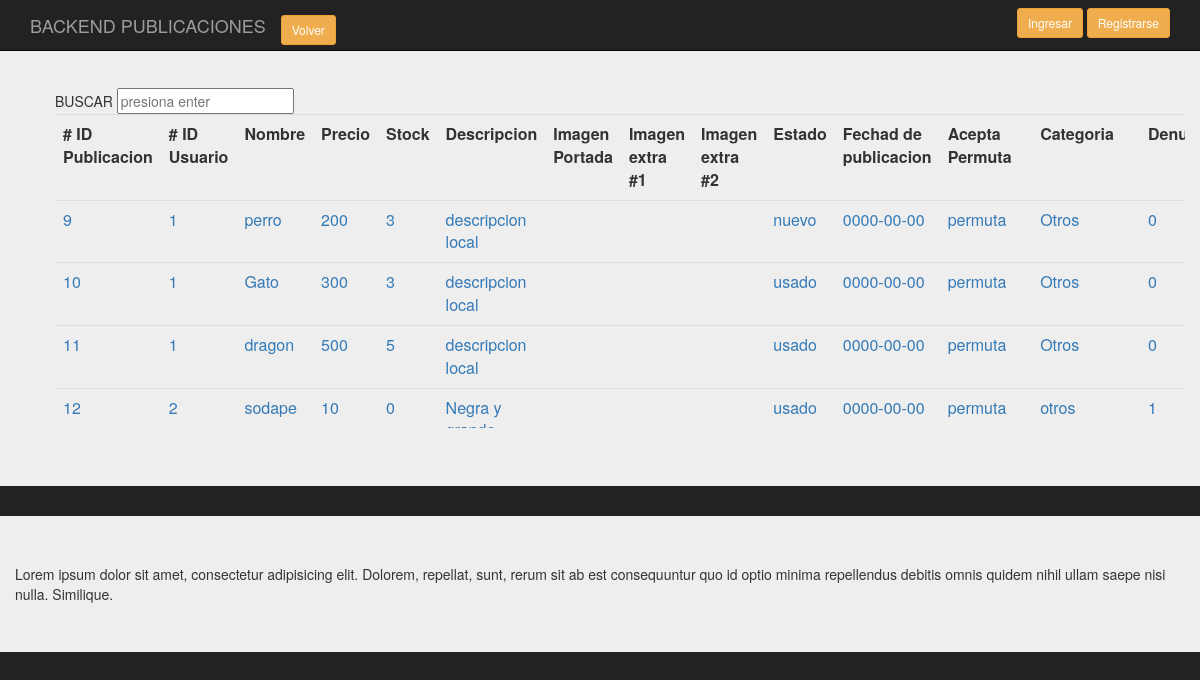
The app's page /backend/Presentacion/BackPublicacion.php, older data.
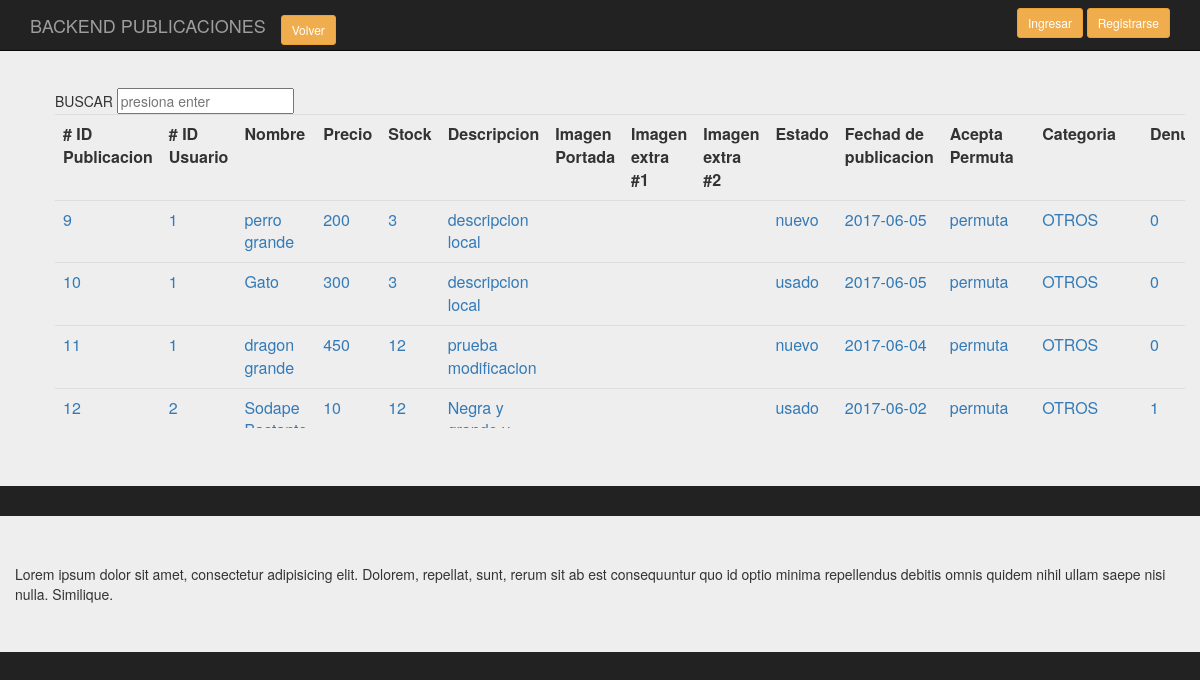
The same page, newer data.
### tables this page shows
CREATE TABLE `publicacion` (
  `id_pub` int(11) NOT NULL,
  `id_usup` int(11) NOT NULL,
  `nom_pub` varchar(40) DEFAULT NULL,
  `precio_pub` int(11) DEFAULT NULL,
  `stock_pub` int(11) DEFAULT NULL,
  `descripcion_pub` varchar(400) DEFAULT NULL,
  `img01_pub` varchar(20) DEFAULT NULL,
  `img02_pub` varchar(20) NOT NULL,
  `img03_pub` varchar(20) NOT NULL,
  `nuevo_pub` varchar(20) DEFAULT NULL,
  `fecha_pub` date DEFAULT NULL,
  `acepta_permuta_pub` varchar(20) DEFAULT NULL,
  `categoria_pub` varchar(20) DEFAULT NULL,
  `denuncia_pub` tinyint(1) DEFAULT NULL,
  `activa` varchar(20) NOT NULL
);

### backend/clases/Publicacion.class.php (called while the page is built, shortened)
<?php
require_once('../persistencia/PersistenciaPublicacion.class.php');
class Publicacion
{
    public function consultaTodos($conex)
    {
      $pu=new PersistenciaPublicacion;
      $datos= $pu->consTodos($conex);
      return $datos;
    }
}
?>

### backend/persistencia/PersistenciaPublicacion.class.php (called while the page is built, shortened)
<?php
class PersistenciaPublicacion
{
   public function consTodos( $conex)
   {
        $sql = "select * from publicacion";
        $result = $conex->prepare($sql);
		$result->execute();
		$resultados=$result->fetchAll();
       return $resultados;
    }
 }
?>

### backend/Presentacion/BackPublicacion.php (the view, shortened to what this page needs)
<?php
require_once('../clases/Publicacion.class.php');
?>
<!doctype html>
<html lang="en">
<head>
<link rel="stylesheet" href="https://maxcdn.bootstrapcdn.com/bootstrap/3.3.7/css/bootstrap.min.css">
<link rel="stylesheet" href="../css/estilos.css">
	</head>
<body>
		<div class="container">
			<nav class="navbar navbar-inverse navbar-fixed-top">
				  <div class="container">
					<div class="navbar-header">
					  <a class="navbar-brand" href="#">BACKEND PUBLICACIONES</a>
					  <div class="navbar-brand">
						<a href="index.php" class="btn btn-warning btn-sm">Volver</a>
					  </div>
					</div>
					<div id="navbar" class="navbar-collapse collapse">
					  <form class="navbar-form navbar-right">
						<a href="singin.php" class="btn btn-warning btn-sm">Ingresar</a>
						<a href="Login.php" class="btn btn-warning btn-sm">Registrarse</a>
					  </form>
					</div>
				  </div>
			</nav>
		</div>
		<div class="jumbotron">
			<div class="container-fluid">
				<section class="main row">
					<div class="col-md-12">
					<ol class="pre-scrollable">
										<table class="table">
																<form class="forma-busqueda cf" action="/search.php" method="post">
																	<input name="keywords" id="search_box" type="text" placeholder="presiona enter" >
																</form>
													<tr>
														<th># ID Publicacion</th>
														<th># ID Usuario</th>
														<th>Nombre</th>
														<th>Precio</th>
														<th>Stock</th>
														<th>Descripcion</th>
														<th>Imagen Portada</th>
														<th>Imagen extra #1</th>
														<th>Imagen extra #2</th>
														<th>Estado</th>
														<th>Fechad de publicacion</th>
														<th>Acepta Permuta</th>
														<th>Categoria</th>
														<th>Denuncia</th>
													</tr>
												<?php
													$conex = conectar();
													$d = new Publicacion();
													$datos_d=$d->consultaTodos($conex);
													$cuenta=count($datos_d);
												?>
												<?php
												for ($i=0;$i<$cuenta;$i++)
												{
												?>
													<tr>
															<td><a value="<?php echo $datos_d[$i][0]?>"  ><?php echo $datos_d[$i][0]?></a></td>
															<td><a value="<?php echo $datos_d[$i][0]?>"  ><?php echo $datos_d[$i][1]?></a></td>
															<td><a value="<?php echo $datos_d[$i][0]?>"  ><?php echo $datos_d[$i][2]?></a></td>
															<td><a value="<?php echo $datos_d[$i][0]?>"  ><?php echo $datos_d[$i][3]?></a></td>
															<td><a value="<?php echo $datos_d[$i][0]?>"  ><?php echo $datos_d[$i][4]?></a></td>
															<td class="pre-scrollable"><a value="<?php echo $datos_d[$i][0]?>"  ><?php echo $datos_d[$i][5]?></a></td>
															<td><a value="<?php echo $datos_d[$i][0]?>"  ><?php echo $datos_d[$i][6]?></a></td>
															<td><a value="<?php echo $datos_d[$i][0]?>"  ><?php echo $datos_d[$i][7]?></a></td>
															<td><a value="<?php echo $datos_d[$i][0]?>"  ><?php echo $datos_d[$i][8]?></a></td>
															<td><a value="<?php echo $datos_d[$i][0]?>"  ><?php echo $datos_d[$i][9]?></a></td>
															<td><a value="<?php echo $datos_d[$i][0]?>"  ><?php echo $datos_d[$i][10]?></a></td>
															<td><a value="<?php echo $datos_d[$i][0]?>"  ><?php echo $datos_d[$i][11]?></a></td>
															<td><a value="<?php echo $datos_d[$i][0]?>"  ><?php echo $datos_d[$i][12]?></a></td>
															<td><a value="<?php echo $datos_d[$i][0]?>"  ><?php echo $datos_d[$i][13]?></a></td>
													</tr>
												<?php
												}
												?>
										</table>
					</ol>
					</div>
				</section>
			</div>
		</div>
		<div class="jumbotron">
		<div class="container">
			<div class="row">
			Lorem ipsum dolor sit amet, consectetur adipisicing elit. Dolorem, repellat, sunt, rerum sit ab est consequuntur quo id optio minima repellendus debitis omnis quidem nihil ullam saepe nisi nulla. Similique.
		</div>
		</div>
</body>
</html>

### backend/Css/estilos.css (style rules this page uses)
body { padding-top: 40px; padding-bottom: 40px; background-color: #222; }
.forma-busqueda { margin-left: -2px; }

Row changes from the older to the newer data that the page shows:
changed publicacion: nom_pub "perro" → "perro grande"; fecha_pub "0000-00-00" → "2017-06-05"; categoria_pub "Otros" → "OTROS"
changed publicacion "Gato": fecha_pub "0000-00-00" → "2017-06-05"; categoria_pub "Otros" → "OTROS"
changed publicacion: nom_pub "dragon" → "dragon grande"; precio_pub "500" → "450"; stock_pub "5" → "12"; descripcion_pub "descripcion local" → "prueba modificacion"; nuevo_pub "usado" → "nuevo"; fecha_pub "0000-00-00" → "2017-06-04"; categoria_pub "Otros" → "OTROS"
changed publicacion "Negra y…": nom_pub "sodape" → "Sodape…"; stock_pub "0" → "12"; fecha_pub "0000-00-00" → "2017-06-02"; categoria_pub "otros" → "OTROS"
